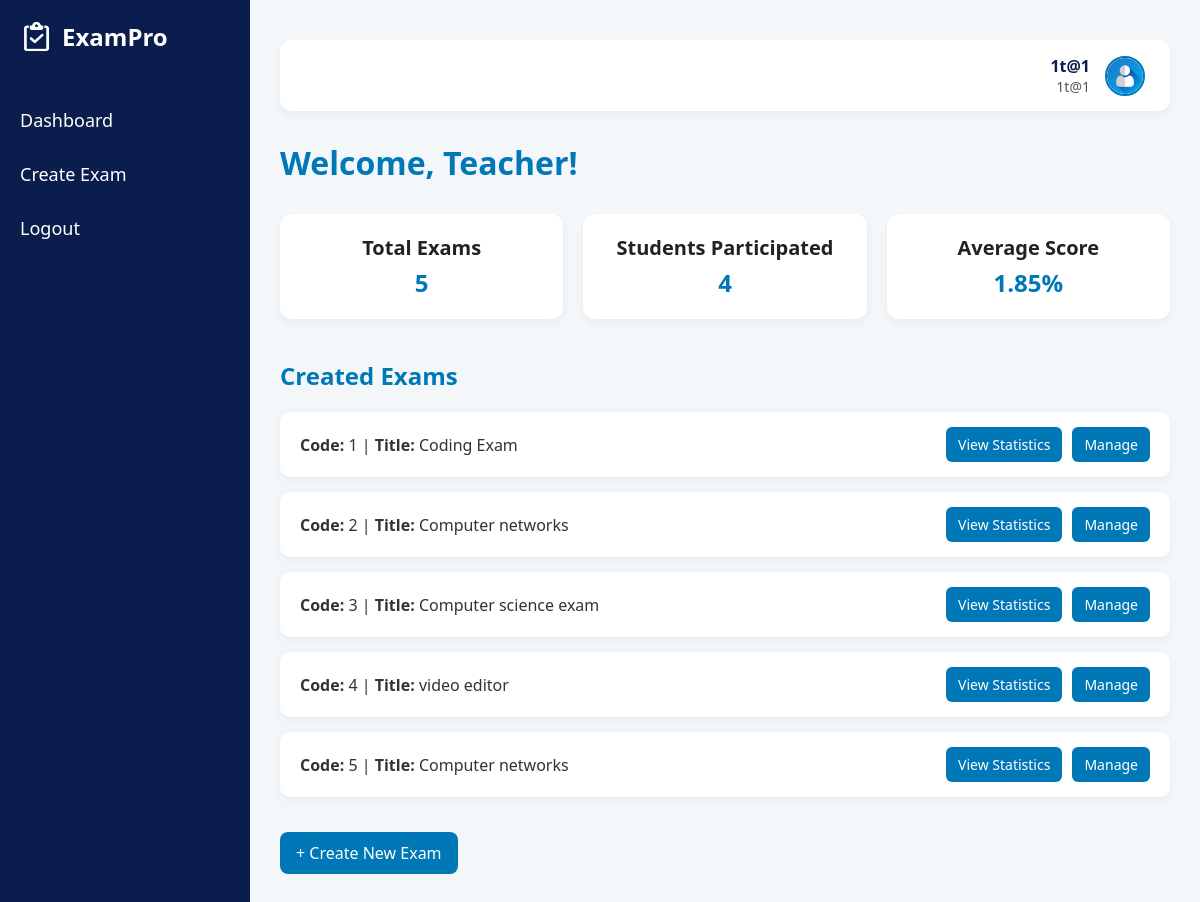
Page /dashboard_teacher (signed in) on the earlier database version.
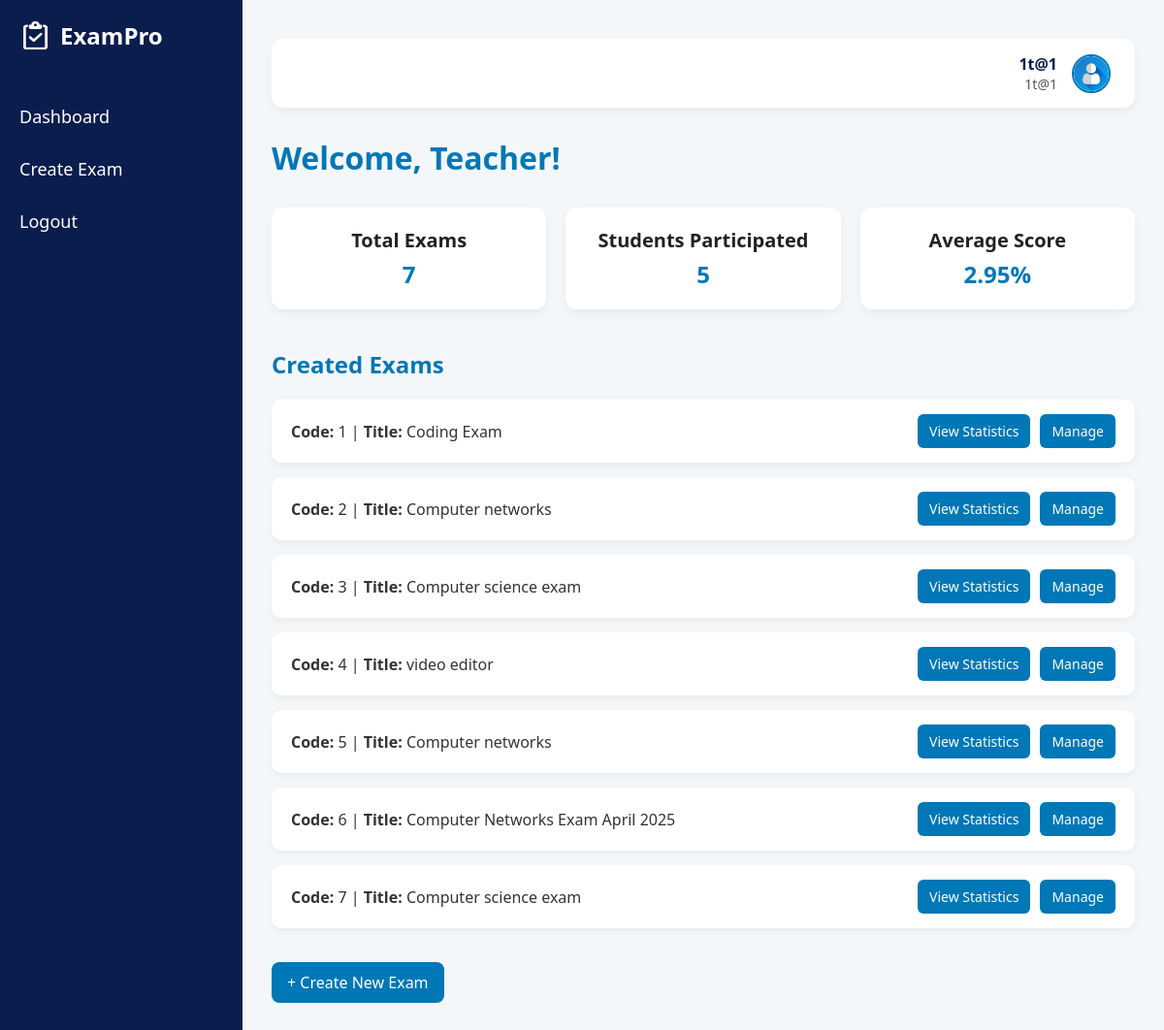
Same page on the later database version.
### tables this page shows
CREATE TABLE Exam (
                                    id INTEGER PRIMARY KEY AUTOINCREMENT,
                                    teacher_id INTEGER,
                                    title TEXT,
                                    total_marks INTEGER,
                                    is_started INTEGER DEFAULT 0,
                                    duration INTEGER  -- in minutes maybe
                                );

### app.py (the view)
@app.route('/dashboard_teacher')
def dashboard_teacher():
    if 'teacher_id' not in session:
        return redirect('/login_teacher')
    teacher_id = session['teacher_id']
    with sqlite3.connect('database.db') as conn:
        cursor = conn.cursor()
        cursor.execute("SELECT * FROM Exam WHERE teacher_id = ?", (teacher_id,))
        exams = cursor.fetchall()
        total_exams = len(exams)
        cursor.execute('''
            SELECT COUNT(DISTINCT Attended.student_id)
            FROM Attended
            JOIN Exam ON Attended.exam_id = Exam.id
            WHERE Exam.teacher_id = ?
        ''', (teacher_id,))
        total_students = cursor.fetchone()[0] or 0
        cursor.execute('''
            SELECT AVG(Attended.earned_total)
            FROM Attended
            JOIN Exam ON Attended.exam_id = Exam.id
            WHERE Exam.teacher_id = ?
        ''', (teacher_id,))
        avg_score = cursor.fetchone()[0]
        average_score = round(avg_score, 2) if avg_score else 0
        cursor.execute("SELECT username, email FROM Teacher WHERE id = ?", (teacher_id,))
        teacher_info = cursor.fetchone()
        teacher_name,teacher_email = teacher_info if teacher_info else ("Unknown", "unknown@example.com")
    return render_template(
        'dashboard_teacher.html',
        exams=exams,
        total_exams=total_exams,
        total_students=total_students,
        average_score=average_score,
        teacher_name=teacher_name,
        teacher_email=teacher_email
    )

### templates/dashboard_teacher.html (shortened to what this page needs)
<!DOCTYPE html>
<html lang="en">
<head>
</head>
<body>
    <div class="wrapper">
        <div class="sidebar">
            <div class="logo-title">
                <img src="{{ url_for('static', filename='images/logo.png') }}" alt="Logo">
                <span>ExamPro</span>
            </div>
            <a href="#">Dashboard</a>
            <a href="/create_exam">Create Exam</a>
            <a href="/" onclick="logout(event)">Logout</a>
        </div>
        <div class="main-content">
<div class="profile-header">
    <div class="profile-info">
        <p class="teacher-name">{{ teacher_name }}</p>
        <p class="teacher-email">{{ teacher_email }}</p>
    </div>
    <img src="{{ url_for('static', filename='images/avatar.png') }}" alt="Avatar" class="avatar">
</div>
            <div class="dashboard-section">
                <h1>Welcome, Teacher!</h1>
                <div class="stat-cards">
                    <div class="stat-card">
                        <h3>Total Exams</h3>
                        <p>{{ total_exams }}</p>
                    </div>
                    <div class="stat-card">
                        <h3>Students Participated</h3>
                        <p>{{ total_students }}</p>
                    </div>
                    <div class="stat-card">
                        <h3>Average Score</h3>
                        <p>{{ average_score }}%</p>
                    </div>
                </div>
            </div>
            <div class="exam-list">
                <h2>Created Exams</h2>
                {% for exam in exams %}
                    <div class="exam-item">
                        <span><strong>Code:</strong> {{ exam[0] }} | <strong>Title:</strong> {{ exam[2] }}</span>
                        <div class="exam-actions">
                            <a href="/exam_details/{{ exam[0] }}">View Statistics</a>
                            <a href="/manage_exam/{{ exam[0] }}">Manage</a>
                        </div>
                    </div>
                {% else %}
                    <p>No exams created yet.</p>
                {% endfor %}
                <a href="/create_exam" class="create-btn">+ Create New Exam</a>
            </div>
        </div>
    </div>
</body>
</html>

Differences in the rows shown:
added Exam: id "6", title "Computer Networks Exam April 2025"
added Exam: id "7", title "Computer science exam"
Other differences:
{{ total_exams }}: "5" → "7"
{{ total_students }}: "4" → "5"
{{ average_score }}: "1.85" → "2.95"
